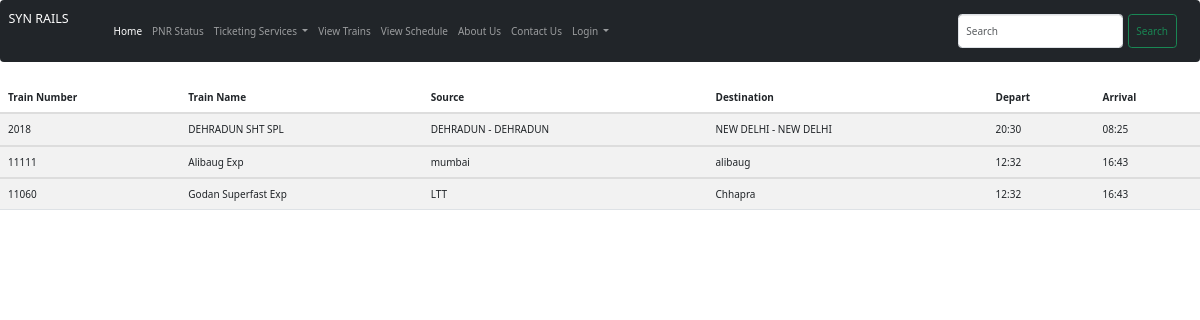
/view_schedule, run on an earlier commit of the app's database.
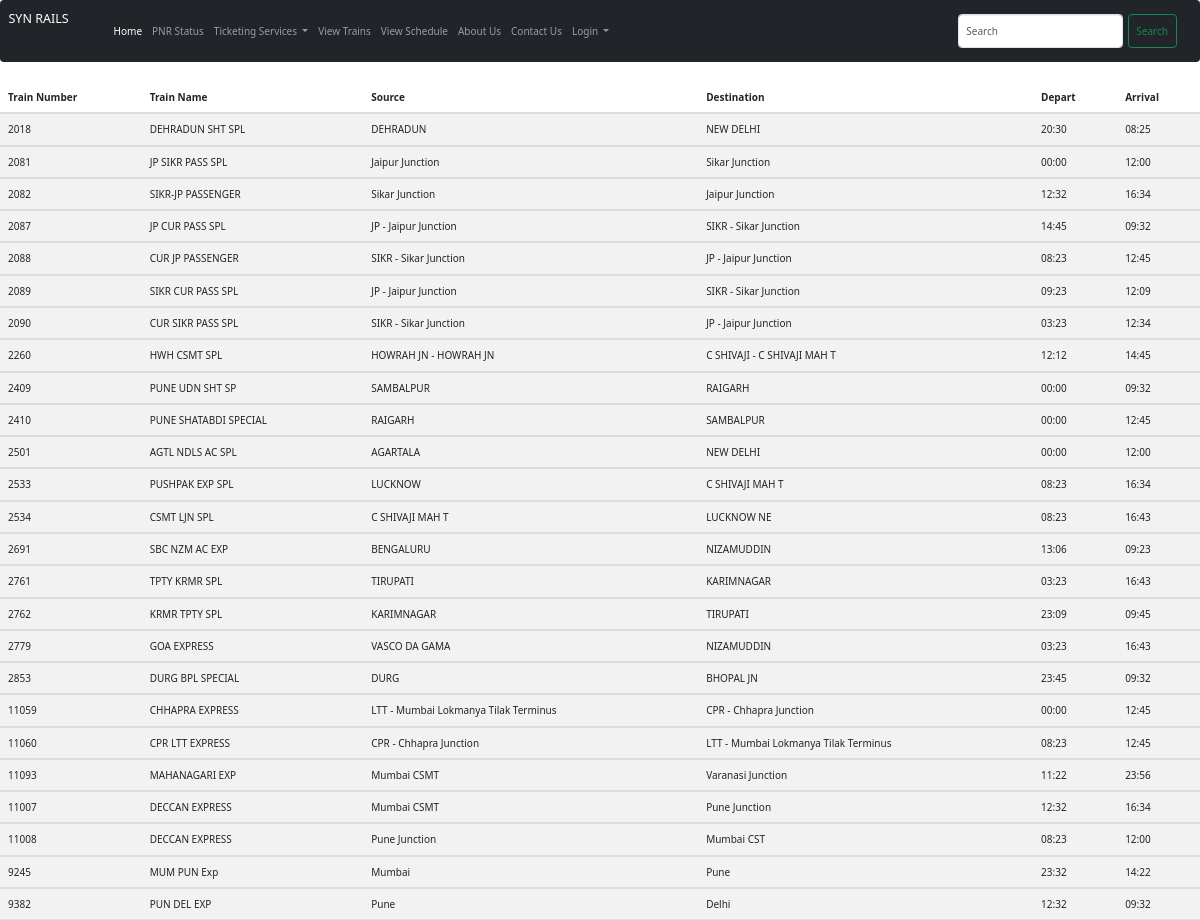
And on a later commit of the database.
### myapp/models.py (models this page shows, shortened)
class Chart(models.Model):
      train_no=models.IntegerField()
      train_name=models.CharField(max_length=100)
      train_source=models.CharField(max_length=100)
      train_dest=models.CharField(max_length=100)
      train_departure=models.CharField(max_length=100)
      train_arrival=models.CharField(max_length=100)
      run_d=models.TextField()

### myapp/views.py (the view)
# urls.py: path("view_schedule",views.view_schedule,name="view_schedule"),
def view_schedule(request):
    schedule=Chart.objects.all()
    return render(request, 'view_schedule.html', {'key1':schedule})

### templates/view_schedule.html (shortened to what this page needs)
{% extends 'base.html' %}
{% block body %}
<table class="table table-striped">
  <thead>
    <tr>
      <th scope="col">Train Number</th>
      <th scope="col">Train Name</th>
      <th scope="col">Source</th>
      <th scope="col">Destination</th>
      <th scope="col">Depart</th>
      <th scope="col">Arrival</th>
    </tr>
  </thead>
  {% for i in key1 %}
  <tbody>
    <tr>
      <td>{{i.train_no}}</td>
      <td>{{i.train_name}}</td>
      <td>{{i.train_source}}</td>
      <td>{{i.train_dest}}</td>
      <td>{{i.train_departure}}</td>
      <td>{{i.train_arrival}}</td>
    </tr>
  </tbody>
  {% endfor %}
</table>
{% endblock body %}

### templates/base.html (shortened to what this page needs)
<!doctype html>
<html lang="en">
<head>
    <link type="text/css" rel="stylesheet" href="/static/css/bootstrap.min.css" />
    <link type="text/css" rel="stylesheet" href="/static/css/pnr_style.css" />
    <link type="text/css" rel="stylesheet" href="/static/css/style.css" />
    <link href="https://cdn.jsdelivr.net/npm/bootstrap@5.3.0-alpha3/dist/css/bootstrap.min.css" rel="stylesheet"
>
</head>
<body>
    <div>
        <nav class="navbar navbar-expand-lg bg-dark navbar-dark">
            <div class="container-fluid">
                <a class="navbar-brand" href="#">SYN RAILS</a>
                <div class="collapse navbar-collapse" id="navbarSupportedContent">
                    <ul class="navbar-nav me-auto mb-2 mb-lg-0">
                        <li class="nav-item">
                            <a class="nav-link active" aria-current="page" href="/">Home</a>
                        </li>
                        <li class="nav-item">
                            <a class="nav-link" href="/pnr_status">PNR Status</a>
                        </li>
                        <li class="nav-item dropdown">
                            <a class="nav-link dropdown-toggle" href="#" role="button" data-bs-toggle="dropdown"
                                aria-expanded="false">
                                Ticketing Services
                            </a>
                        </li>
                        <li class="nav-item">
                            <a class="nav-link" href="/view_train">View Trains</a>
                        </li>
                        <li class="nav-item">
                            <a class="nav-link" href="/view_schedule">View Schedule</a>
                        </li>
                        <li class="nav-item">
                            <a class="nav-link" href="https://wr.indianrailways.gov.in/view_section.jsp?lang=0&id=0,1">About Us</a>
                        </li>
                        <li class="nav-item">
                            <a class="nav-link" href="/contact">Contact Us</a>
                        </li>
                        {% if user.is_authenticated %}
                        <li class="nav-item">
                            <a class="nav-link" href="/logout_user">Logout</a>
                        </li>
                        {% else %}
                        <li class="nav-item dropdown">
                            <a class="nav-link dropdown-toggle" href="#" role="button" data-bs-toggle="dropdown"
                                aria-expanded="false">
                                Login
                            </a>
                        </li>
                        {% endif %}
                    </ul>
                    <form class="d-flex" role="search">
                        <input class="form-control me-2" type="search" placeholder="Search" aria-label="Search">
                        <button class="btn btn-outline-success" type="submit">Search</button>
                    </form>
                </div>
            </div>
        </nav>
        {% block body %}{% endblock body %}
    </div>
</body>
</html>

### static/css/pnr_style.css (style rules this page uses)
html { line-height: 1.15; -ms-text-size-adjust: 100%; -webkit-text-size-adjust: 100%; }
body { margin: 0; }
article, aside, footer, header, nav, section { display: block; }
a { background-color: transparent; -webkit-text-decoration-skip: objects; }
button, input, optgroup, select, textarea { font-family: sans-serif; font-size: 100%; line-height: 1.15; margin: 0; }
button, input { overflow: visible; }
button, select { text-transform: none; }
button, html [type="button"], [type="reset"], [type="submit"] { -webkit-appearance: button; }
[type="search"] { -webkit-appearance: textfield; outline-offset: -2px; }
html { height: 100%; }
* { box-sizing: border-box; }

### static/css/style.css (style rules this page uses)
html { background:url(http://thekitemap.com/images/feedback-img.jpg) no-repeat; background-size: cover; height:100%; }

What changed in the data, as far as the page shows it:
removed Chart: train_no "11111", train_name "Alibaug Exp", train_source "mumbai", train_dest "alibaug", train_departure "12:32", train_arrival "16:43"
removed Chart: train_no "11060", train_name "Godan Superfast Exp", train_source "LTT", train_dest "Chhapra", train_departure "12:32", train_arrival "16:43"
changed Chart "DEHRADUN SHT SPL": train_source "DEHRADUN - DEHRADUN" → "DEHRADUN"; train_dest "NEW DELHI - NEW DELHI" → "NEW DELHI"
added Chart: train_no "2081", train_name "JP SIKR PASS SPL", train_source "Jaipur Junction", train_dest "Sikar Junction", train_departure "00:00", train_arrival "12:00"
added Chart: train_no "2082", train_name "SIKR-JP PASSENGER", train_source "Sikar Junction", train_dest "Jaipur Junction", train_departure "12:32", train_arrival "16:34"
added Chart: train_no "2087", train_name "JP CUR PASS SPL", train_source "JP - Jaipur Junction", train_dest "SIKR - Sikar Junction", train_departure "14:45", train_arrival "09:32"
added Chart: train_no "2088", train_name "CUR JP PASSENGER", train_source "SIKR - Sikar Junction", train_dest "JP - Jaipur Junction", train_departure "08:23", train_arrival "12:45"
added Chart: train_no "2089", train_name "SIKR CUR PASS SPL", train_source "JP - Jaipur Junction", train_dest "SIKR - Sikar Junction", train_departure "09:23", train_arrival "12:09"
added Chart: train_no "2090", train_name "CUR SIKR PASS SPL", train_source "SIKR - Sikar Junction", train_dest "JP - Jaipur Junction", train_departure "03:23", train_arrival "12:34"
added Chart: train_no "2260", train_name "HWH CSMT SPL", train_source "HOWRAH JN - HOWRAH JN", train_dest "C SHIVAJI - C SHIVAJI MAH T", train_departure "12:12", train_arrival "14:45"
added Chart: train_no "2409", train_name "PUNE UDN SHT SP", train_source "SAMBALPUR", train_dest "RAIGARH", train_departure "00:00", train_arrival "09:32"
added Chart: train_no "2410", train_name "PUNE SHATABDI SPECIAL", train_source "RAIGARH", train_dest "SAMBALPUR", train_departure "00:00", train_arrival "12:45"
added Chart: train_no "2501", train_name "AGTL NDLS AC SPL", train_source "AGARTALA", train_dest "NEW DELHI", train_departure "00:00", train_arrival "12:00"
added Chart: train_no "2533", train_name "PUSHPAK EXP SPL", train_source "LUCKNOW", train_dest "C SHIVAJI MAH T", train_departure "08:23", train_arrival "16:34"
added Chart: train_no "2534", train_name "CSMT LJN SPL", train_source "C SHIVAJI MAH T", train_dest "LUCKNOW NE", train_departure "08:23", train_arrival "16:43"
added Chart: train_no "2691", train_name "SBC NZM AC EXP", train_source "BENGALURU", train_dest "NIZAMUDDIN", train_departure "13:06", train_arrival "09:23"
added Chart: train_no "2761", train_name "TPTY KRMR SPL", train_source "TIRUPATI", train_dest "KARIMNAGAR", train_departure "03:23", train_arrival "16:43"
added Chart: train_no "2762", train_name "KRMR TPTY SPL", train_source "KARIMNAGAR", train_dest "TIRUPATI", train_departure "23:09", train_arrival "09:45"
added Chart: train_no "2779", train_name "GOA EXPRESS", train_source "VASCO DA GAMA", train_dest "NIZAMUDDIN", train_departure "03:23", train_arrival "16:43"
added Chart: train_no "2853", train_name "DURG BPL SPECIAL", train_source "DURG", train_dest "BHOPAL JN", train_departure "23:45", train_arrival "09:32"
added Chart: train_no "11059", train_name "CHHAPRA EXPRESS", train_source "LTT - Mumbai Lokmanya Tilak Terminus", train_dest "CPR - Chhapra Junction", train_departure "00:00", train_arrival "12:45"
added Chart: train_no "11060", train_name "CPR LTT EXPRESS", train_source "CPR - Chhapra Junction", train_dest "LTT - Mumbai Lokmanya Tilak Terminus", train_departure "08:23", train_arrival "12:45"
added Chart: train_no "11093", train_name "MAHANAGARI EXP", train_source "Mumbai CSMT", train_dest "Varanasi Junction", train_departure "11:22", train_arrival "23:56"
added Chart: train_no "11007", train_name "DECCAN EXPRESS", train_source "Mumbai CSMT", train_dest "Pune Junction", train_departure "12:32", train_arrival "16:34"
added Chart: train_no "11008", train_name "DECCAN EXPRESS", train_source "Pune Junction", train_dest "Mumbai CST", train_departure "08:23", train_arrival "12:00"
added Chart: train_no "9245", train_name "MUM PUN Exp", train_source "Mumbai", train_dest "Pune", train_departure "23:32", train_arrival "14:22"
added Chart: train_no "9382", train_name "PUN DEL EXP", train_source "Pune", train_dest "Delhi", train_departure "12:32", train_arrival "09:32"
